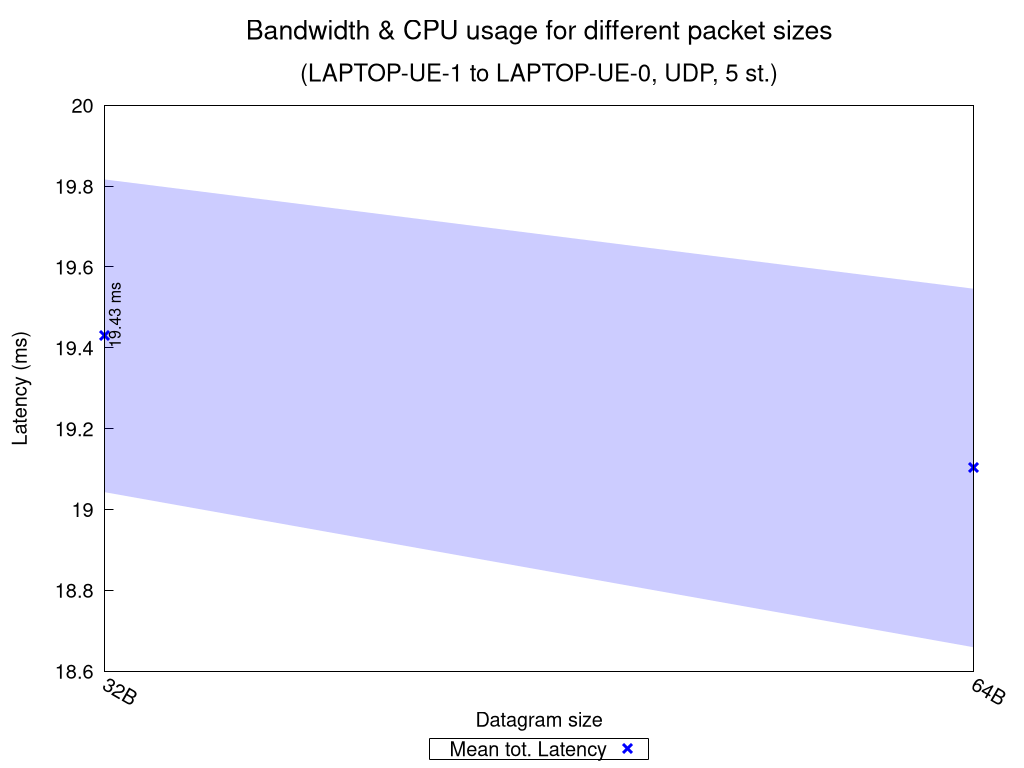

The gnuplot source for this figure:
set terminal pngcairo nocrop enhanced size 1024,768 font "Verdana,15"
set output "UDP_5_st_2020_10_09_17-57-21_one2two_summary.png"

set title "{/=20 Bandwidth \\& CPU usage for different packet sizes}\n\n{/=18 (LAPTOP-UE-1 to LAPTOP-UE-0, UDP, 5 st.)}"

set xlabel "Datagram size"
set ylabel "Latency (ms)"
set ytics nomirror
set key bmargin center horizontal box samplen 1 width -1
set bmargin 4.6
set rmargin 4.5
set xtics rotate by -30
printxsizes(x) = x < 1024.0 ? sprintf("%.0fB", x) : (x < 1048576.0 ? sprintf("%.0fKB", x/1024.0) : sprintf("%.0fMB", x/1048576.0))

rf = 1.0  # rate factor
stats "UDP_5_st_2020_10_09_17-57-21_one2two_iperf_summary.dat" using ($1 >= 0 ? $3 : 1/0) nooutput
set logscale x 2
set style fill transparent solid 0.2 noborder
set autoscale xfix
plot "UDP_5_st_2020_10_09_17-57-21_one2two_iperf_summary.dat" using ($1 >= 0 ? $2 : 1/0):($3/rf-$4/rf):($3/rf+$4/rf) with filledcurves lc rgb "blue" notitle, \
     "" using 2:($1 >= 0 ? $3/rf : 1/0):xtic(printxsizes($2)) with points pt 2 ps 1.5 lw 3 lc rgb "blue" title "Mean tot. Latency", \
     "" using 2:($1 >= 0 ? $3/rf : 1/0):(sprintf("%.2f ms", $3/rf)) with labels offset 0.9,1.0 rotate by 90 font ",12" notitle, \
     "" using ($1 < 0 ? $2 : 1/0):(STATS_min/rf):(sprintf("Net test failed!")) with labels offset 0.9,2.5 rotate by 90 tc rgb "red" font ",12" notitle, \
